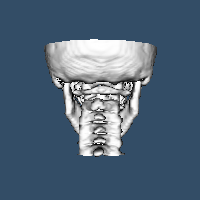

Write Python code to recreate this figure.
#!/usr/bin/env python

# Extract an isosurface from CT head data using vtkMarchingCubes with
# a rotated direction matrix.

import os
from math import cos, sin, pi

# Factory overrides
import vtkmodules.vtkInteractionStyle  # noqa: F401
import vtkmodules.vtkRenderingOpenGL2  # noqa: F401

from vtkmodules.vtkFiltersCore import vtkMarchingCubes
from vtkmodules.vtkIOImage import vtkVolume16Reader
from vtkmodules.vtkRenderingCore import (
    vtkActor,
    vtkPolyDataMapper,
    vtkRenderWindow,
    vtkRenderWindowInteractor,
    vtkRenderer,
)

# Data directory
data_dir = os.environ.get("VPE_DATA_DIR", os.path.dirname(os.path.abspath(__file__)))

# Read CT head data with a rotated direction matrix
angle = pi / 2
orientation = [
    -1, 0, 0,
    0, cos(angle), -sin(angle),
    0, -sin(angle), -cos(angle),
]

v16 = vtkVolume16Reader()
v16.SetDataDimensions(64, 64)
v16.SetDataByteOrderToLittleEndian()
v16.SetFilePrefix(os.path.join(data_dir, "headsq", "quarter"))
v16.SetImageRange(1, 93)
v16.SetDataSpacing(3.2, 3.2, 1.5)
v16.SetDataOrigin(0.1, 10, 1000)
v16.GetOutput().SetDirectionMatrix(orientation)
v16.Update()

# Extract isosurface
iso = vtkMarchingCubes()
iso.SetInputData(v16.GetOutput())
iso.ComputeNormalsOn()
iso.SetValue(0, 1150)

iso_mapper = vtkPolyDataMapper()
iso_mapper.SetInputConnection(iso.GetOutputPort())
iso_mapper.ScalarVisibilityOff()

iso_actor = vtkActor()
iso_actor.SetMapper(iso_mapper)

# Renderer
renderer = vtkRenderer()
renderer.AddActor(iso_actor)
renderer.SetBackground(0.2, 0.3, 0.4)

# Window
render_window = vtkRenderWindow()
render_window.AddRenderer(renderer)
render_window.SetSize(200, 200)
render_window.SetWindowName("marching cubes")

# Interactor
interactor = vtkRenderWindowInteractor()
interactor.SetRenderWindow(render_window)

# Scene
renderer.ResetCamera()

interactor.Initialize()
interactor.Start()
